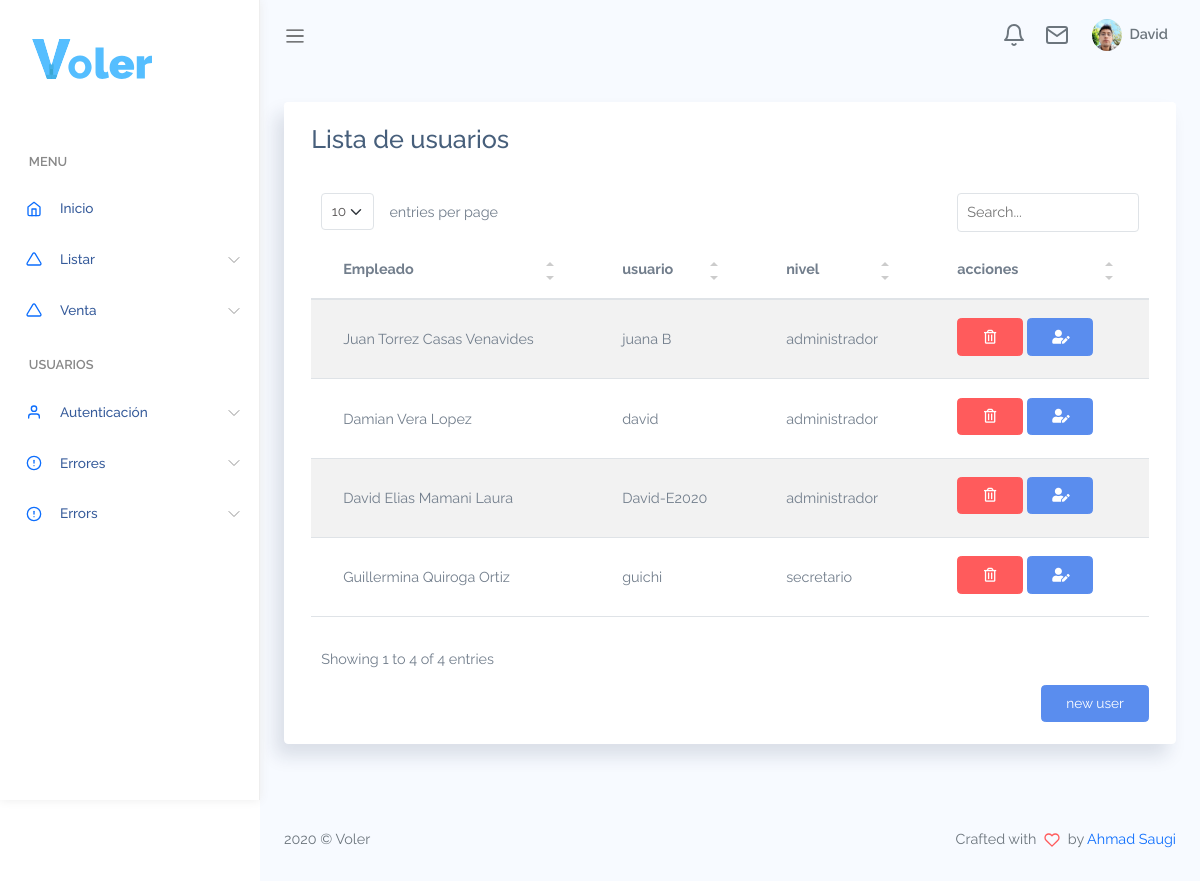
/autenticacion/lista_usuarios.php, run on the app's committed database.
### tables this page shows
CREATE TABLE `usuarios` (
  `ci` int unsigned NOT NULL AUTO_INCREMENT,
  `id_empleado` int unsigned NOT NULL,
  `usuario` varchar(35) DEFAULT NULL,
  `password` varchar(255) DEFAULT NULL,
  `nivel` int DEFAULT NULL,
  `estado` char(2) NOT NULL DEFAULT '1',
  PRIMARY KEY (`ci`),
  KEY `fk_usuarios_empleado1_idx` (`id_empleado`),
  CONSTRAINT `fk_usuarios_empleado1` FOREIGN KEY (`id_empleado`) REFERENCES `empleado` (`id_empleado`) ON DELETE CASCADE ON UPDATE CASCADE
);

### autenticacion/lista_usuarios.php (the view, shortened to what this page needs)
<?php
include('../bd/coneccion.php');
include('../cuerpo/encabezado.php');
?>
<div class="main-content container-fluid">
    <section class="section">
        <div class="card">
            <div class="card-header">
                <h3>Lista de usuarios</h3>
            </div>
            <div class="card-body">
                <table class='table table-striped' id="table1">
                    <thead>
                        <tr>
                            <th>Empleado</th>
                            <th>usuario</th>
                            <th>nivel</th>
                            <th>acciones</th>
                        </tr>
                    </thead>
                    <tbody>
                        <?php
                        $consulta = "SELECT e.nombre,e.paterno,e.materno,u.* FROM usuarios u INNER JOIN empleado e ON u.ci=e.ci AND u.estado=1
                        GROUP BY u.ci;";
                        $resultado = mysqli_query($conexion, $consulta);
                        while ($dato = mysqli_fetch_array($resultado)) {
                            $ci = $dato['ci'];
                            $nombre=$dato['nombre'].' '.$dato['paterno'].' '.$dato['materno'];
                            $usuario = $dato['usuario'];
                            $nivel=$dato['nivel'];
                            if($dato['nivel']==1){
                                $nivel='administrador';
                            }else if($dato['nivel']==2){
                                $nivel='secretario';
                            }
                        ?>
                            <tr>
                                <td><?= $nombre ?></td>
                                <td><?= $usuario ?></td>
                                <td><?= $nivel?></td>
                                <td>
                                    <div class="btn-group">
                                        <?php include('modal_eliminar_usuario.php');?>
                                        <?php include('modal_editar_usuario.php');?>
                                    </div>
                                </td>
                            </tr>
                        <?php
                        }
                        ?>
                    </tbody>
                </table>
                <div class="col-12 d-flex justify-content-end">
                    <a href="registrar_usuario.php" class="btn btn-primary">new user</a>
                </div>
            </div>
        </div>
    </section>
</div>
<?php include('../cuerpo/pie.php'); ?>

### autenticacion/modal_eliminar_usuario.php (shortened to what this page needs)
<div class="mr-1 mb-1 d-inline-block">
    <a class="btn btn-danger" data-toggle="modal" data-target="#small<?php echo $ci; ?>">
        <i class="far fa-trash-alt"></i>
    </a>
</div>

### autenticacion/modal_editar_usuario.php (shortened to what this page needs)
<div class="mr-1 mb-1 d-inline-block">
    <a class="btn btn-primary" data-toggle="modal" data-target="#inlineForm<?php echo $ci; ?>">
        <i class="fas fa-user-edit"></i>
    </a>
</div>

### assets/css/app.css (style rules this page uses)
* { font-family: "Raleway"; }
#main .main-content { padding: 2rem 1.5rem; }
a { text-decoration: none; outline: 0; }
svg.feather, i { font-size: 14px; height: 1rem; }
.btn i, .btn svg { width: 16px; height: 16px; }
.btn.btn-primary { color: #fff; }
.btn.btn-danger { color: #fff; }
.card { box-shadow: -8px 12px 18px 0 rgba(25, 42, 70, 0.13); margin-bottom: 2.2rem; }
.card .card-header { border: none; }
.card .card-header ~ .card-body { padding-top: 0; }
.card .card-body { padding: 1.4rem 1.7rem; }
.table td, .dataTable-table td, .table thead th, .dataTable-table thead th { vertical-align: middle; }
.table thead th, .dataTable-table thead th { border-bottom: 2px solid #475F7B; }

### data on the page
usuarios: nombre "Juan Torrez Casas Venavides", usuario "juana B", nivel "administrador"
usuarios: nombre "Damian Vera Lopez", usuario "david", nivel "administrador"
usuarios: nombre "David Elias Mamani Laura", usuario "David-E2020", nivel "administrador"
usuarios: nombre "Guillermina Quiroga Ortiz", usuario "guichi", nivel "secretario"
